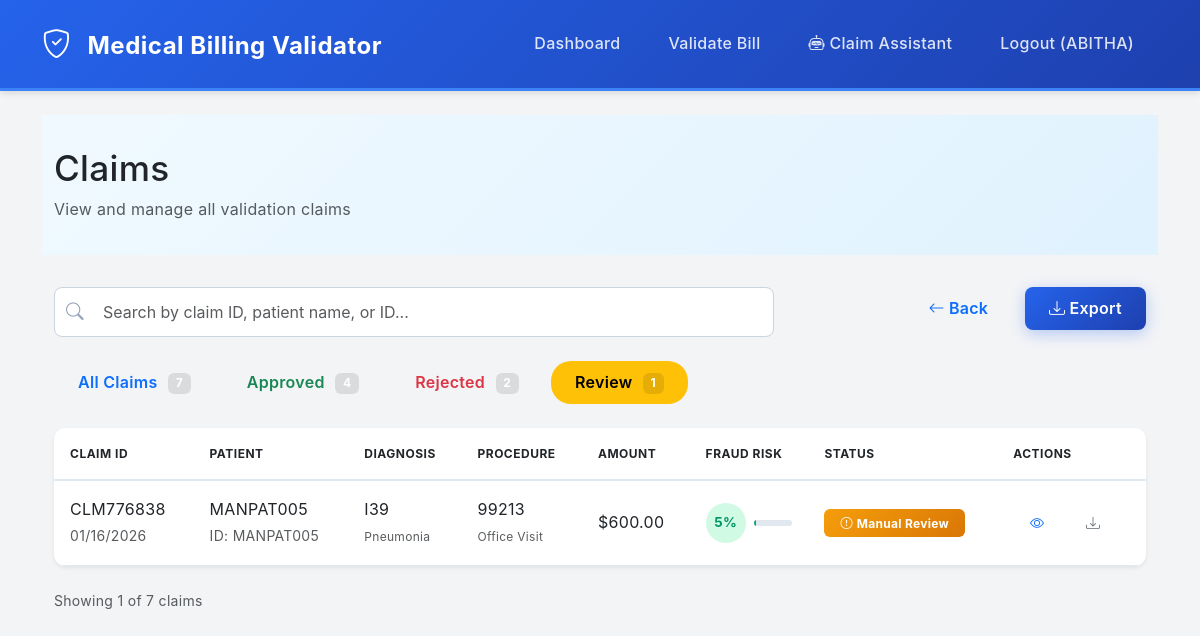
The page /claims?status=Manual+Review (signed in) on the database its author committed.
### app/models.py (models this page shows, shortened)
class User(db.Model):
    __tablename__ = 'users'
    id = db.Column(db.Integer, primary_key=True)
    username = db.Column(db.String(80), unique=True, nullable=False)
    email = db.Column(db.String(120), unique=True, nullable=False)
    password_hash = db.Column(db.String(255), nullable=False)
    role = db.Column(db.String(20), nullable=False, default='hospital_staff')  # hospital_staff, insurance_admin
    hospital_id = db.Column(db.String(20))
    created_at = db.Column(db.DateTime, default=datetime.utcnow)

class Claim(db.Model):
    __tablename__ = 'claims'
    id = db.Column(db.Integer, primary_key=True)
    claim_id = db.Column(db.String(20), unique=True, nullable=False, index=True)
    patient_id = db.Column(db.String(20), nullable=False, index=True)
    age = db.Column(db.Integer)
    gender = db.Column(db.String(1))
    diagnosis_code = db.Column(db.String(10), nullable=False)
    procedure_code = db.Column(db.String(10), nullable=False)
    treatment_cost = db.Column(db.Float, nullable=False)
    insurance_coverage_limit = db.Column(db.Float, nullable=False)
    claim_date = db.Column(db.Date, nullable=False, index=True)
    hospital_id = db.Column(db.String(20), nullable=False)
    validation_status = db.Column(db.String(20), default='Pending')  # Approved, Rejected, Manual Review
    validation_reason = db.Column(db.Text)
    fraud_probability = db.Column(db.Float, default=0.0)
    confidence_score = db.Column(db.Float, default=0.0)
    validation_details = db.Column(db.Text)  # JSON string
    ml_predictions = db.Column(db.Text)  # JSON string
    created_at = db.Column(db.DateTime, default=datetime.utcnow, index=True)
    updated_at = db.Column(db.DateTime, default=datetime.utcnow, onupdate=datetime.utcnow)
    uploaded_by = db.Column(db.Integer, db.ForeignKey('users.id'))

### app/__init__.py (the view)
@app.route('/claims')
def view_all_claims():
    if 'user_id' not in session:
        return redirect(url_for('login'))
    user_id = session['user_id']
    user = User.query.get(user_id)
    if user.role == 'insurance_admin':
        all_claims = Claim.query.all()
    else:
        all_claims = Claim.query.filter_by(uploaded_by=user_id).all()
    for claim in all_claims:
        if claim.fraud_probability is None or claim.fraud_probability == 0.0:
            import random
            if claim.validation_status == 'Manual Review':
                claim.fraud_probability = 0.25
                claim.confidence_score = 0.85
            elif claim.validation_status == 'Approved':
                claim.fraud_probability = round(random.uniform(0.10, 0.15), 3)
                claim.confidence_score = 0.90
            else:
                try:
                    claim_dict = {
                        'age': claim.age,
                        'diagnosis_code': claim.diagnosis_code,
                        'procedure_code': claim.procedure_code,
                        'treatment_cost': claim.treatment_cost,
                        'insurance_coverage_limit': claim.insurance_coverage_limit,
                    }
                    df_temp = pd.DataFrame([claim_dict])
                    X, _ = ml_models.prepare_data(df_temp)
                    ml_pred = ml_models.predict(X)
                    fraud_prob = float(ml_pred['ensemble_proba'][0])
                    claim.fraud_probability = fraud_prob
                    claim.confidence_score = fraud_prob
                    claim.set_ml_predictions({
                        'lr_prob': float(ml_pred['lr_proba'][0]),
                        'rf_prob': float(ml_pred['rf_proba'][0]),
                        'iso_pred': int(ml_pred['iso_pred'][0]),
                        'ensemble_proba': fraud_prob
                    })
                except Exception as e:
                    claim.fraud_probability = 0.05
                    claim.confidence_score = 0.50
            db.session.commit()
    status_filter = request.args.get('status', 'all')
    search_query = request.args.get('search', '').strip()
    filtered_claims = all_claims
    if status_filter != 'all':
        filtered_claims = [c for c in filtered_claims if c.validation_status == status_filter]
    if search_query:
        search_query_lower = search_query.lower()
        filtered_claims = [c for c in filtered_claims if
                          search_query_lower in c.claim_id.lower() or
                          search_query_lower in c.patient_id.lower()]
    filtered_claims = sorted(filtered_claims, key=lambda x: x.created_at, reverse=True)
    counts = {
        'all': len(all_claims),
        'Approved': len([c for c in all_claims if c.validation_status == 'Approved']),
        'Rejected': len([c for c in all_claims if c.validation_status == 'Rejected']),
        'Manual Review': len([c for c in all_claims if c.validation_status == 'Manual Review']),
    }
    return render_template('all_claims.html',
                         claims=filtered_claims,
                         status_filter=status_filter,
                         search_query=search_query,
                         counts=counts)

### app/templates/all_claims.html (shortened to what this page needs)
{% extends 'base.html' %}
{% block content %}
<div style="background: linear-gradient(135deg, #f0f9ff 0%, #e0f2fe 100%); padding: 2rem 0; margin-bottom: 2rem;">
    <div class="container">
        <h1 class="fw-800 text-dark mb-2" style="font-size: 2.2rem;">Claims</h1>
        <p class="text-muted fw-500 mb-0">View and manage all validation claims</p>
    </div>
</div>
<div class="container">
    <div class="row mb-4">
        <div class="col-lg-8 mb-3 mb-lg-0">
            <div style="position: relative;">
                <form method="GET" action="{{ url_for('view_all_claims') }}" class="d-flex align-items-center">
                    <i class="bi bi-search" style="position: absolute; left: 12px; color: #94a3b8; font-size: 1.1rem;"></i>
                    <input type="text" name="search" class="form-control ps-5" placeholder="Search by claim ID, patient name, or ID..."
                           value="{{ search_query }}" style="border: 1px solid #cbd5e1; border-radius: 8px; padding: 0.75rem;">
                </form>
            </div>
        </div>
        <div class="col-lg-4 text-lg-end">
            <a href="{{ url_for('dashboard') }}" class="btn btn-outline-primary me-2">
                <i class="bi bi-arrow-left me-1"></i>Back
            </a>
            <button id="exportBtn" class="btn btn-primary">
                <i class="bi bi-download me-1"></i>Export
            </button>
        </div>
    </div>
    <div class="mb-4 d-flex flex-wrap gap-2">
        <a href="{{ url_for('view_all_claims', status='all') }}"
           class="btn {% if status_filter == 'all' %}btn-primary{% else %}btn-outline-primary{% endif %}" style="border-radius: 20px;">
            All Claims <span class="badge" style="background: rgba(0,0,0,0.1); margin-left: 6px;">{{ counts.all }}</span>
        </a>
        <a href="{{ url_for('view_all_claims', status='Approved') }}"
           class="btn {% if status_filter == 'Approved' %}btn-success{% else %}btn-outline-success{% endif %}" style="border-radius: 20px;">
            Approved <span class="badge" style="background: rgba(0,0,0,0.1); margin-left: 6px;">{{ counts.Approved }}</span>
        </a>
        <a href="{{ url_for('view_all_claims', status='Rejected') }}"
           class="btn {% if status_filter == 'Rejected' %}btn-danger{% else %}btn-outline-danger{% endif %}" style="border-radius: 20px;">
            Rejected <span class="badge" style="background: rgba(0,0,0,0.1); margin-left: 6px;">{{ counts.Rejected }}</span>
        </a>
        <a href="{{ url_for('view_all_claims', status='Manual Review') }}"
           class="btn {% if status_filter == 'Manual Review' %}btn-warning{% else %}btn-outline-warning{% endif %}" style="border-radius: 20px;">
            Review <span class="badge" style="background: rgba(0,0,0,0.1); margin-left: 6px;">{{ counts['Manual Review'] }}</span>
        </a>
    </div>
    <div class="card border-0 shadow-sm">
        <div class="table-responsive">
            <table class="table table-hover mb-0">
                <thead style="background: #f8fafc; border-bottom: 2px solid #e2e8f0;">
                    <tr style="font-weight: 700; color: #475569; text-transform: uppercase; font-size: 0.75rem; letter-spacing: 0.5px;">
                        <th style="padding: 1rem;">Claim ID</th>
                        <th style="padding: 1rem;">Patient</th>
                        <th style="padding: 1rem;">Diagnosis</th>
                        <th style="padding: 1rem;">Procedure</th>
                        <th style="padding: 1rem;">Amount</th>
                        <th style="padding: 1rem;">Fraud Risk</th>
                        <th style="padding: 1rem;">Status</th>
                        <th style="padding: 1rem;">Actions</th>
                    </tr>
                </thead>
                <tbody>
                    {% if claims %}
                        {% for claim in claims %}
                        <tr style="border-bottom: 1px solid #e2e8f0; vertical-align: middle;">
                            <td style="padding: 1rem;">
                                <span class="fw-700 text-dark">{{ claim.claim_id }}</span>
                                <br>
                                <small class="text-muted">{{ claim.created_at.strftime('%m/%d/%Y') }}</small>
                            </td>
                            <td style="padding: 1rem;">
                                <span class="fw-600 text-dark">{{ claim.patient_id }}</span>
                                <br>
                                <small class="text-muted">ID: {{ claim.patient_id }}</small>
                            </td>
                            <td style="padding: 1rem;">
                                <span class="text-dark">{{ claim.diagnosis_code }}</span>
                                <br>
                                <small class="text-muted" style="font-size: 0.75rem;">Pneumonia</small>
                            </td>
                            <td style="padding: 1rem;">
                                <span class="text-dark">{{ claim.procedure_code if claim.procedure_code else 'N/A' }}</span>
                                <br>
                                <small class="text-muted" style="font-size: 0.75rem;">Office Visit</small>
                            </td>
                            <td style="padding: 1rem;">
                                <span class="fw-700 text-dark">${{ "%.2f"|format(claim.treatment_cost) }}</span>
                            </td>
                            <td style="padding: 1rem;">
                                <div class="d-flex align-items-center gap-2">
                                    {% set fraud_percent = (claim.fraud_probability * 100) if claim.fraud_probability else 0 %}
                                    <div style="width: 40px; height: 40px; border-radius: 50%; display: flex; align-items: center; justify-content: center; background:
                                        {% if fraud_percent < 25 %}#d1fae5{% elif fraud_percent < 50 %}#fef3c7{% else %}#fee2e2{% endif %};">
                                        <span style="font-weight: 700; color:
                                            {% if fraud_percent < 25 %}#059669{% elif fraud_percent < 50 %}#d97706{% else %}#dc2626{% endif %}; font-size: 0.85rem;">
                                            {{ "%.0f"|format(fraud_percent) }}%
                                        </span>
                                    </div>
                                    <div style="flex: 1; height: 6px; background: #e2e8f0; border-radius: 3px; overflow: hidden;">
                                    </div>
                                </div>
                            </td>
                            <td style="padding: 1rem;">
                                {% if claim.validation_status == 'Approved' %}
                                    <span class="badge" style="background: linear-gradient(135deg, #10b981 0%, #059669 100%); color: white; padding: 0.5rem 1rem; border-radius: 6px;">
                                        <i class="bi bi-check-circle me-1"></i>Approved
                                    </span>
                                {% elif claim.validation_status == 'Rejected' %}
                                    <span class="badge" style="background: linear-gradient(135deg, #ef4444 0%, #dc2626 100%); color: white; padding: 0.5rem 1rem; border-radius: 6px;">
                                        <i class="bi bi-x-circle me-1"></i>Rejected
                                    </span>
                                {% elif claim.validation_status == 'Manual Review' %}
                                    <span class="badge" style="background: linear-gradient(135deg, #f59e0b 0%, #d97706 100%); color: white; padding: 0.5rem 1rem; border-radius: 6px;">
                                        <i class="bi bi-exclamation-circle me-1"></i>Manual Review
                                    </span>
                                {% else %}
                                    <span class="badge" style="background: linear-gradient(135deg, #8b5cf6 0%, #7c3aed 100%); color: white; padding: 0.5rem 1rem; border-radius: 6px;">
                                        <i class="bi bi-clock me-1"></i>Pending
                                    </span>
                                {% endif %}
                            </td>
                            <td style="padding: 1rem;">
                                <div class="d-flex gap-2">
                                    <a href="{{ url_for('view_claim', claim_id=claim.claim_id) }}"
                                       class="btn btn-sm btn-outline-primary" style="border-radius: 6px; width: 36px; height: 36px; display: flex; align-items: center; justify-content: center;">
                                        <i class="bi bi-eye"></i>
                                    </a>
                                    <button class="btn btn-sm btn-outline-secondary" style="border-radius: 6px; width: 36px; height: 36px; display: flex; align-items: center; justify-content: center;">
                                        <i class="bi bi-download"></i>
                                    </button>
                                </div>
                            </td>
                        </tr>
                        {% endfor %}
                    {% endif %}
                </tbody>
            </table>
        </div>
    </div>
    <div class="mt-4 d-flex justify-content-between align-items-center">
        <small class="text-muted">Showing {{ claims|length }} of {{ counts.all }} claims</small>
    </div>
</div>
{% endblock %}

### app/templates/base.html (shortened to what this page needs)
<!DOCTYPE html>
<html lang="en">
<head>
    <link href="https://cdn.jsdelivr.net/npm/bootstrap@5.3.0/dist/css/bootstrap.min.css" rel="stylesheet">
    <link rel="stylesheet" href="https://cdn.jsdelivr.net/npm/bootstrap-icons@1.11.0/font/bootstrap-icons.css">
    <link rel="stylesheet" href="{{ url_for('static', filename='css/style.css') }}">
</head>
<body>
    <nav class="navbar navbar-expand-lg navbar-dark bg-primary">
        <div class="container">
            <a class="navbar-brand" href="/">
                <i class="bi bi-shield-check"></i> Medical Billing Validator
            </a>
            <div class="collapse navbar-collapse" id="navbarNav">
                <ul class="navbar-nav ms-auto">
                    {% if session.user_id %}
                        <li class="nav-item">
                            <a class="nav-link" href="/dashboard">Dashboard</a>
                        </li>
                        <li class="nav-item">
                            <a class="nav-link" href="/bill-validation">Validate Bill</a>
                        </li>
                        <li class="nav-item">
                            <a class="nav-link" href="/claim-assistant">
                                <i class="bi bi-robot"></i> Claim Assistant
                            </a>
                        </li>
                        <li class="nav-item">
                            <a class="nav-link" href="/logout">Logout ({{ session.username }})</a>
                        </li>
                    {% endif %}
                </ul>
            </div>
        </div>
    </nav>
    <div class="container mt-4">
        {% block content %}{% endblock %}
    </div>
</body>
</html>

### rows shown on the page
User: username "ABITHA"
Claim: claim_id "CLM776838", created_at "01/16/2026", patient_id "MANPAT005", diagnosis_code "I39", procedure_code "99213", treatment_cost "600.00", fraud_percent "5", validation_status "Manual Review" (drawn)

### other values the page prints
{{ counts.all }} "7"
{{ counts.Approved }} "4"
{{ counts.Rejected }} "2"
{{ counts['Manual Review'] }} "1"
{{ claims|length }} "1"
